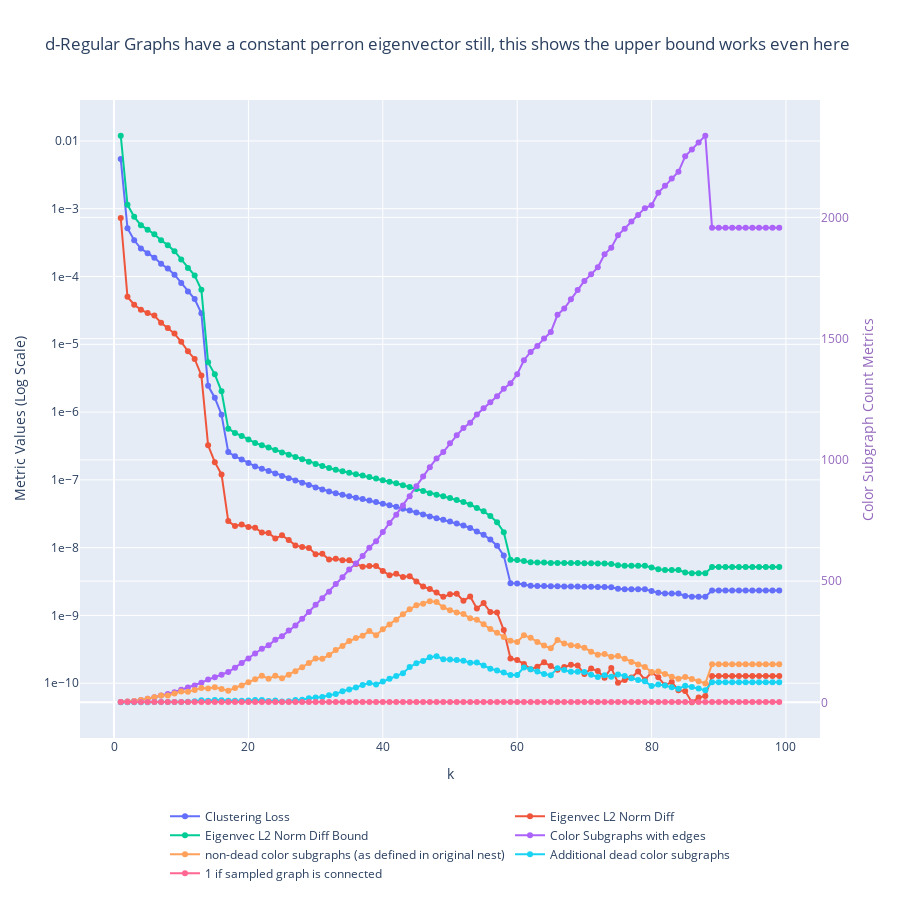

Here is the notebook cell this chart was saved with:
### Markdown cell above
# d regular Graphs
- WL and EV is constant for exact d regular graphs. d regular graphs are however great expanders i.e. have a big spectral gap so bound should be good here.
- need to slightly pertub them

### Code cell
p = 109
expected_edges = 10
total_possible_edges = p * (p - 1) / 2
p_sparse = expected_edges / total_possible_edges  # Probability for Erdos-Renyi graph

Gpaley = nx.paley_graph(p).to_undirected()
G = nx.compose(nx.erdos_renyi_graph(p, p_sparse, seed=57), Gpaley)
print(f"number of edges in Gpaley {Gpaley.number_of_edges()} number of edges added by noise {G.number_of_edges() - Gpaley.number_of_edges()}")

data_dict = get_convergence_data_of_nest(G, min_cluster_size = 1, max_k = 100)
plot_convergence_data(data_dict, "d-Regular Graphs have a constant perron eigenvector still, this shows the upper bound works even here",)
